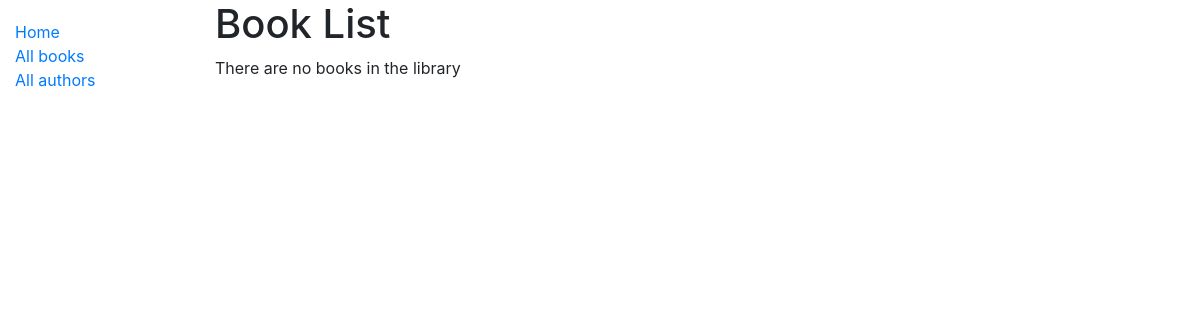
Before: /catalog/books/ with the older database file.
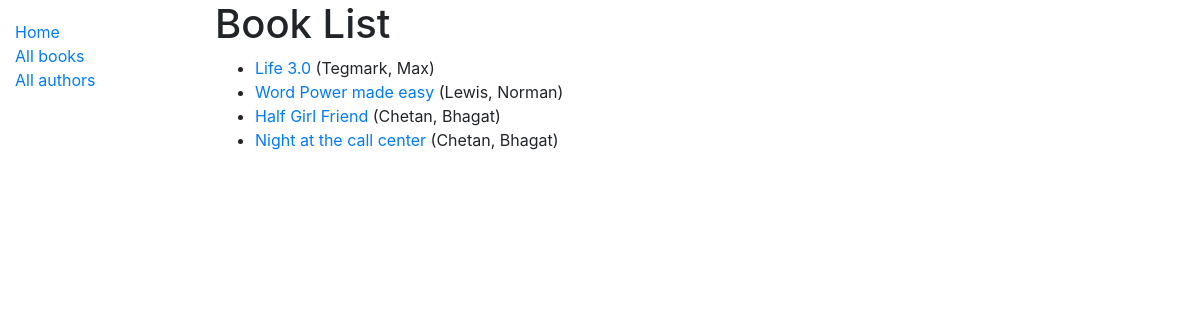
After: the same page with the newer database file.
### catalog/models.py (models this page shows, shortened)
class Book(models.Model):
    title = models.CharField(max_length=200)
    author = models.ForeignKey('Author', on_delete=models.SET_NULL, null=True)
    summary = models.TextField(max_length=1000, help_text="Enter a brief description of the book")
    isbn = models.CharField('ISBN', max_length=13,
                            help_text='13 Character <a href="https://www.isbn-international.org/content/what-isbn'
                                      '">ISBN number</a>')
    genre = models.ManyToManyField(Genre, help_text="Select a genre for this book")
    language = models.ForeignKey('Language', on_delete=models.SET_NULL, null=True)
    def display_genre(self):
        """Creates a string for the Genre. This is required to display genre in Admin."""
        return ', '.join([genre.name for genre in self.genre.all()[:3]])
    display_genre.short_description = 'Genre'
    def get_absolute_url(self):
        return reverse('book-detail', args=[str(self.id)])

class Author(models.Model):
    first_name = models.CharField(max_length=100)
    last_name = models.CharField(max_length=100)
    date_of_birth = models.DateField(null=True, blank=True)
    date_of_death = models.DateField('died', null=True, blank=True)
    class Meta:
        ordering = ['last_name', 'first_name']
    def __str__(self):
        return '{0}, {1}'.format(self.last_name, self.first_name)

### catalog/views.py (the view)
# urls.py: path('books/',views.BookListView.as_view(), name='books'),
class BookListView(generic.ListView):
    model = Book
    template_name = 'book_list.html'

### catalog/templates/book_list.html (shortened to what this page needs)
{% extends "base_generic.html"%}
{% block content %}
    <h1>Book List</h1>
    {% if book_list %}
    <ul>
        {% for book in book_list %}
        <li>
            <a href="{{ book.get_absolute_url}}">{{book.title}}</a> ({{book.author}})
        </li>
        {% endfor %}
    </ul>
    {% else %}
        <p>
            There are no books in the library
        </p>
    {% endif %}
{% endblock %}

### catalog/templates/base_generic.html (shortened to what this page needs)
<!DOCTYPE html>
<html lang="en">
<head>
    <link rel="stylesheet" href="https://stackpath.bootstrapcdn.com/bootstrap/4.1.3/css/bootstrap.min.css">
    {% load static %}
    <link rel="stylesheet" href = "{% static 'style.css' %}">
</head>
<body>
    <div class="container-fluid">
        <div class="row">
          <div class="col-sm-2">
          {% block sidebar %}
            <ul class="sidebar-nav">
              <li><a href="{% url 'index' %}">Home</a></li>
              <li><a href="{% url 'books' %}">All books</a></li>
              <li><a href="{% url 'author' %}">All authors</a></li>
            </ul>
         {% endblock %}
          </div>
          <div class="col-sm-10 ">{% block content %}{% endblock %}</div>
        </div>
      </div>
</body>
</html>

### catalog/static/style.css (style rules this page uses)
.sidebar-nav { margin-top:20px; padding:0px; list-style:none; }

Changed rows visible on the page:
added Book: title "Life 3.0", author "Tegmark, Max"
added Book: title "Word Power made easy", author "Lewis, Norman"
added Book: title "Half Girl Friend", author "Chetan, Bhagat"
added Book: title "Night at the call center", author "Chetan, Bhagat"
Other visible differences:
text no longer shown: "There are no books in the library"
